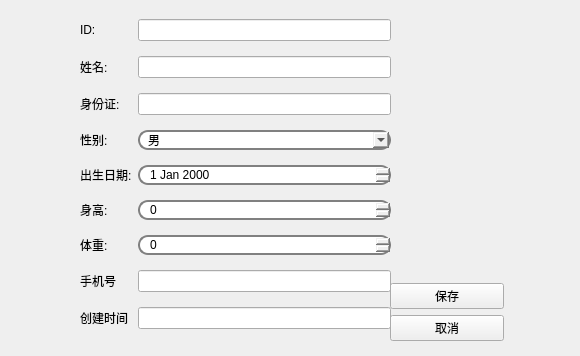
<?xml version="1.0" encoding="UTF-8"?>
<ui version="4.0">
 <class>departmentEditView</class>
 <widget class="QWidget" name="departmentEditView">
  <property name="geometry">
   <rect>
    <x>0</x>
    <y>0</y>
    <width>580</width>
    <height>356</height>
   </rect>
  </property>
  <property name="windowTitle">
   <string>Form</string>
  </property>
  <widget class="QWidget" name="layoutWidget">
   <property name="geometry">
    <rect>
     <x>390</x>
     <y>20</y>
     <width>114</width>
     <height>321</height>
    </rect>
   </property>
   <layout class="QVBoxLayout" name="verticalLayout">
    <item>
     <spacer name="verticalSpacer">
      <property name="orientation">
       <enum>Qt::Vertical</enum>
      </property>
      <property name="sizeHint" stdset="0">
       <size>
        <width>20</width>
        <height>40</height>
       </size>
      </property>
     </spacer>
    </item>
    <item>
     <widget class="QPushButton" name="btSave">
      <property name="text">
       <string>保存</string>
      </property>
     </widget>
    </item>
    <item>
     <widget class="QPushButton" name="btCancel">
      <property name="text">
       <string>取消</string>
      </property>
     </widget>
    </item>
   </layout>
  </widget>
  <widget class="QWidget" name="layoutWidget_2">
   <property name="geometry">
    <rect>
     <x>80</x>
     <y>10</y>
     <width>311</width>
     <height>331</height>
    </rect>
   </property>
   <layout class="QGridLayout" name="gridLayout">
    <item row="3" column="2">
     <widget class="QComboBox" name="dbComboSex">
      <property name="styleSheet">
       <string notr="true"> border: 2px solid gray;
      border-radius: 10px;
      padding: 0 8px;</string>
      </property>
      <item>
       <property name="text">
        <string>男</string>
       </property>
      </item>
      <item>
       <property name="text">
        <string>女</string>
       </property>
      </item>
     </widget>
    </item>
    <item row="2" column="2">
     <widget class="QLineEdit" name="dbEditIDCard"/>
    </item>
    <item row="5" column="2">
     <widget class="QSpinBox" name="dbSpinHeight">
      <property name="styleSheet">
       <string notr="true"> border: 2px solid gray;
      border-radius: 10px;
      padding: 0 8px;</string>
      </property>
      <property name="maximum">
       <number>300</number>
      </property>
     </widget>
    </item>
    <item row="6" column="0">
     <widget class="QLabel" name="label_7">
      <property name="text">
       <string>体重:</string>
      </property>
     </widget>
    </item>
    <item row="5" column="0">
     <widget class="QLabel" name="label_6">
      <property name="text">
       <string>身高:</string>
      </property>
     </widget>
    </item>
    <item row="1" column="0">
     <widget class="QLabel" name="label_2">
      <property name="text">
       <string>姓名:</string>
      </property>
     </widget>
    </item>
    <item row="7" column="2">
     <widget class="QLineEdit" name="dbEditPhone"/>
    </item>
    <item row="3" column="0">
     <widget class="QLabel" name="label_4">
      <property name="text">
       <string>性别:</string>
      </property>
     </widget>
    </item>
    <item row="2" column="0">
     <widget class="QLabel" name="label_3">
      <property name="text">
       <string>身份证:</string>
      </property>
     </widget>
    </item>
    <item row="8" column="2">
     <widget class="QLineEdit" name="dbCreatedTimeStamp"/>
    </item>
    <item row="8" column="0">
     <widget class="QLabel" name="label_9">
      <property name="text">
       <string>创建时间</string>
      </property>
     </widget>
    </item>
    <item row="0" column="0">
     <widget class="QLabel" name="label">
      <property name="text">
       <string>ID:</string>
      </property>
     </widget>
    </item>
    <item row="4" column="2">
     <widget class="QDateEdit" name="dbDateEditDOB">
      <property name="styleSheet">
       <string notr="true"> border: 2px solid gray;
      border-radius: 10px;
      padding: 0 8px;</string>
      </property>
      <property name="calendarPopup">
       <bool>false</bool>
      </property>
     </widget>
    </item>
    <item row="6" column="2">
     <widget class="QSpinBox" name="dbSpinWeight">
      <property name="styleSheet">
       <string notr="true"> border: 2px solid gray;
      border-radius: 10px;
      padding: 0 8px;</string>
      </property>
      <property name="maximum">
       <number>500</number>
      </property>
     </widget>
    </item>
    <item row="4" column="0">
     <widget class="QLabel" name="label_5">
      <property name="text">
       <string>出生日期:</string>
      </property>
     </widget>
    </item>
    <item row="1" column="2">
     <widget class="QLineEdit" name="dbEditName"/>
    </item>
    <item row="7" column="0">
     <widget class="QLabel" name="label_8">
      <property name="text">
       <string>手机号</string>
      </property>
     </widget>
    </item>
    <item row="0" column="2">
     <widget class="QLineEdit" name="dbEditID"/>
    </item>
   </layout>
  </widget>
 </widget>
 <resources/>
 <connections/>
</ui>
